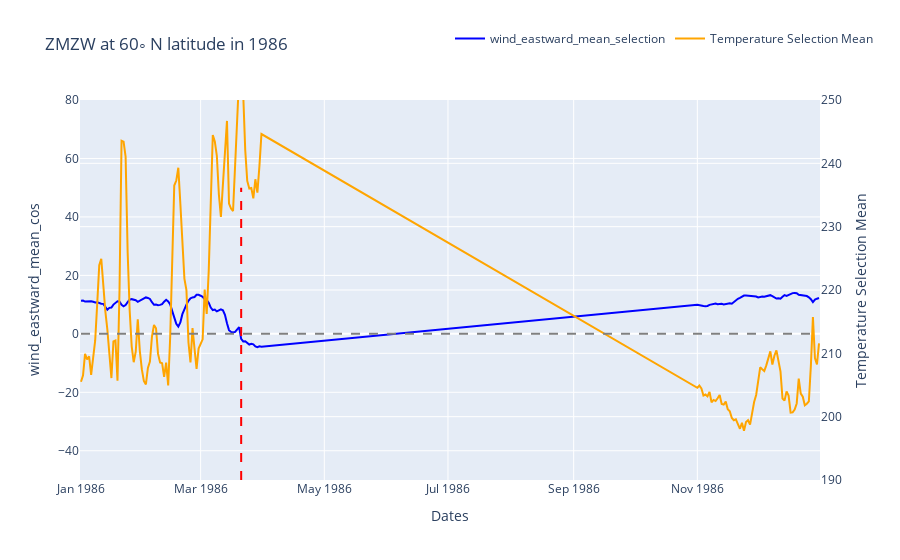

The code cell stored with this chart in its notebook:
### Code cell
import plotly.graph_objects as go

# df = df_dataset
# Create figure and plot the DataFrame
fig = go.Figure()

# fig.add_trace(go.Scatter(x=df['dates'], y=df['res_filtered'].rolling(3).mean(), name='Res Filtered', mode='markers', marker=dict(color='blue', size=2)))
fig.add_trace(go.Scatter(x=df['dates'], y=df['wind_eastward_mean_cos'], name='wind_eastward_mean_selection', line=dict(color='blue')))
# fig.add_trace(go.Scatter(x=df['dates'], y=df['temperature_mean_selection'], name='Temperature Selection Mean', mode='markers', marker=dict(color='orange', size=3), yaxis='y2'))
fig.add_trace(go.Scatter(x=df['dates'], y=df['temperature_mean_selection'], name='Temperature Selection Mean', line=dict(color='orange'), yaxis='y2'))

# fig.add_trace(go.Scatter(x=df['dates'], y=df['temperature_pct_change'], name='temperature_pct_change', line=dict(color='green'), yaxis='y3'))

# Add a dashed line at y=0
fig.add_shape(type='line', x0=df['dates'].min(), y0=0, x1=df['dates'].max(), y1=0, line=dict(color='gray', dash='dash'))

# Find the index of the first negative value
first_negative_index = (df['wind_eastward_mean_cos'] < 0).idxmin()

# Add vertical lines for SSW_flag == True
for i, row in df.iterrows():
    if row.SSW_flag == True:
        fig.add_shape(type='line', x0=row.dates, y0=-50, x1=row.dates, y1=50, line=dict(color='red', dash='dash'))

# Set layout
fig.update_layout(
    yaxis=dict(
        range=[-50, 80],
        title='wind_eastward_mean_cos'
    )
    ,yaxis2=dict(
        range=[190, 250],
        title='Temperature Selection Mean',
        side='right',
        overlaying='y'
    )
    # ,yaxis3=dict(
    #     range=[-30, 30],
    #     title='Temperature % change',
    #     side='right',
    #     overlaying='y'
    # )
    ,xaxis=dict(title='Dates'),
    title=f'ZMZW at 60◦ N latitude in {YEAR}',
    legend=dict(orientation="h", y=1.2, x=0.5)
)

# Show the plot
fig.show()

### Figure 1 — Plotly figure (JSON) as saved in the notebook; plotly's stock layout.template omitted (floating-point values rounded to 4 significant figures; data arrays with more than 128 entries replaced by an {"elided": "..."} marker saying what was removed)
{"data": [{"line": {"color": "blue"}, "name": "wind_eastward_mean_selection", "type": "scatter", "x": {"elided": "151 str values"}, "y": {"elided": "151 float values"}}, {"line": {"color": "orange"}, "name": "Temperature Selection Mean", "type": "scatter", "x": {"elided": "151 str values"}, "y": {"elided": "151 float values"}, "yaxis": "y2"}], "layout": {"legend": {"orientation": "h", "x": 0.5, "y": 1.2}, "shapes": [{"line": {"color": "gray", "dash": "dash"}, "type": "line", "x0": "1986-01-01T00:00:00", "x1": "1986-12-31T00:00:00", "y0": 0, "y1": 0}, {"line": {"color": "red", "dash": "dash"}, "type": "line", "x0": "1986-03-21T00:00:00", "x1": "1986-03-21T00:00:00", "y0": -50, "y1": 50}], "title": {"text": "ZMZW at 60◦ N latitude in 1986"}, "xaxis": {"title": {"text": "Dates"}}, "yaxis": {"range": [-50, 80], "title": {"text": "wind_eastward_mean_cos"}}, "yaxis2": {"overlaying": "y", "range": [190, 250], "side": "right", "title": {"text": "Temperature Selection Mean"}}}}
